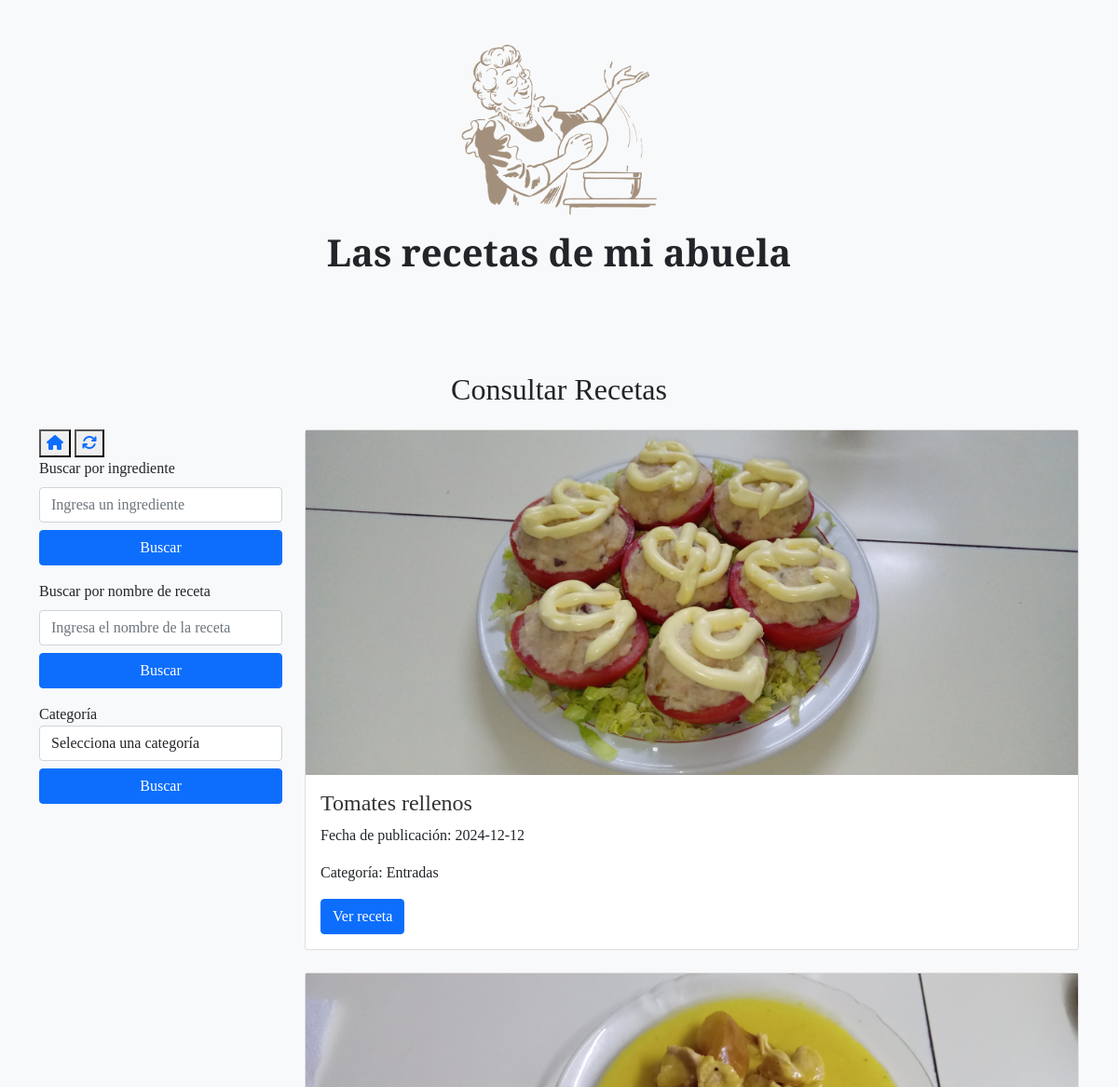
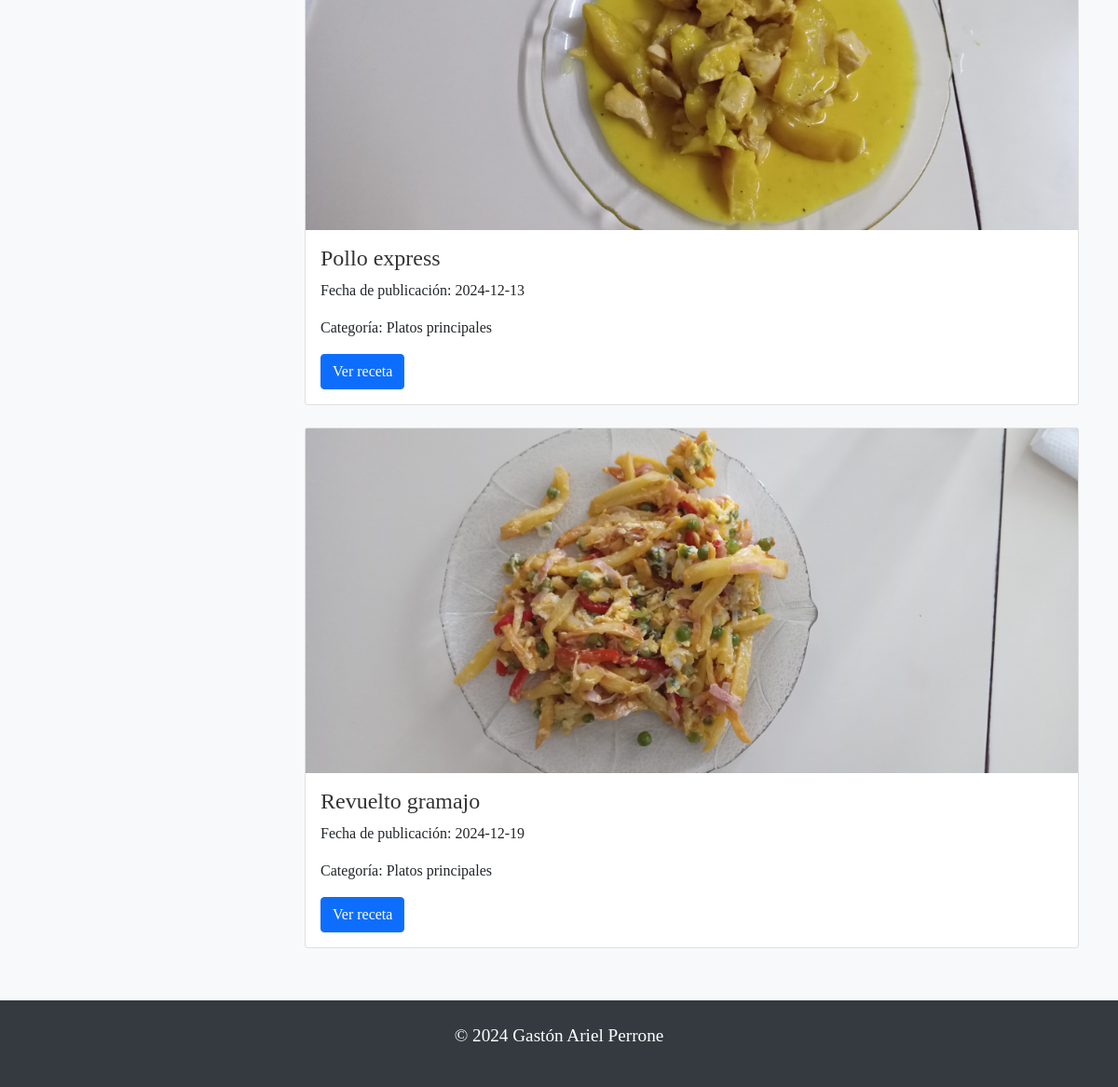
/consultar_recetas, run on the app's committed database (2 pictures, top to bottom).
### modelo_orm.py (models this page shows)
class BaseModel(Model):
    class Meta:
        database = db

class Receta(BaseModel):
    id_receta = AutoField(primary_key=True)
    nombre_receta = CharField()
    imagen_receta = CharField()  # Ruta de la imagen
    ingredientes = CharField()
    preparacion = CharField()
    fecha_publicacion = DateField(default=date.today)  # Fecha automática
    categoria = ForeignKeyField(Categoria, backref='recetas')

class Categoria(BaseModel):
    nombre_categoria = CharField(unique=True)

### modelo_orm.py (the view)
@app.route('/consultar_recetas', methods=['GET'])
def consultar_recetas():
    ingrediente = request.args.get('ingredients')
    nombre_receta = request.args.get('recipeName')
    categoria = request.args.get('category')
    page = int(request.args.get('page', 1))  # Página actual, por defecto la 1
    recetas_por_pagina = 5
    offset = (page - 1) * recetas_por_pagina
    query = Receta.select()
    if ingrediente:
        query = query.where(Receta.ingredientes.contains(ingrediente))
    if nombre_receta:
        query = query.where(Receta.nombre_receta.contains(nombre_receta))
    if categoria:
        query = query.join(Categoria).where(Categoria.nombre_categoria == categoria)
    recetas = list(query.limit(recetas_por_pagina).offset(offset))
    total_recetas = query.count()
    total_paginas = (total_recetas // recetas_por_pagina) + (1 if total_recetas % recetas_por_pagina > 0 else 0)
    categorias = Categoria.select()
    return render_template('Consultar_recetas.html', recetas=recetas, page=page, total_paginas=total_paginas, categorias=categorias)

### templates/Consultar_recetas.html (shortened to what this page needs)
<!DOCTYPE html>
<html lang="es">
<head>
  <link href="https://cdn.jsdelivr.net/npm/bootstrap@5.0.0-beta3/dist/css/bootstrap.min.css" rel="stylesheet" />
  <link href="../static/styles.css" rel="stylesheet" type="text/css" />
</head>
<body>
  <header class="text-center py-5">
    <img alt="Logo de Las recetas de mi abuela" aria-label="Logo de Las recetas de mi abuela" src="../static/abuela_cocina.png" width="210" />
    <h1 class="mt-3">Las recetas de mi abuela</h1>
  </header>
  <main class="container mt-5">
    <h2 class="text-center">Consultar Recetas</h2>
    <div class="row mt-4">
      <div class="col-md-3">
        <button onclick="window.location.href='/';"><i class="fa-solid fa-house" style="color: #0d6efd;"></i></button> <button onclick="window.location.href='consultar_recetas';"><i class="fa-solid fa-arrows-rotate" style="color: #0d6efd;"></i></button>
        <form id="form-buscar-ingrediente" action="{{ url_for('consultar_recetas') }}" method="GET">
          <div class="mb-3">
            <label for="ingredients" class="form-label">Buscar por ingrediente</label>
            <input type="text" class="form-control" id="ingrediente" name="ingredients" placeholder="Ingresa un ingrediente" value="{{ request.args.get('ingredients', '') }}" />
            <button type="submit" class="btn btn-primary mt-2 w-100">Buscar</button>
          </div>
        </form>
        <form id="form-buscar-nombre" action="{{ url_for('consultar_recetas') }}" method="GET">
          <div class="mb-3">
            <label for="recipeName" class="form-label">Buscar por nombre de receta</label>
            <input type="text" class="form-control" id="nombre-receta" name="recipeName" placeholder="Ingresa el nombre de la receta" value="{{ request.args.get('recipeName', '') }}" />
            <button type="submit" class="btn btn-primary mt-2 w-100">Buscar</button>
          </div>
        </form>
        <form id="form-buscar-categoria" action="{{ url_for('consultar_recetas') }}" method="GET">
          <div class="form-group">
            <label for="category">Categoría</label>
            <select class="form-control" id="category" name="category" required>
              <option value="" selected>Selecciona una categoría</option>
            </select>
            <button type="submit" class="btn btn-primary mt-2 w-100">Buscar</button>
          </div>
        </form>
      </div>
      <div class="col-md-9">
        <div id="resultado-recetas">
          {% if recetas %}
            {% for receta in recetas %}
              <div class="card mb-4">
                <img src="{{ url_for('static', filename='uploads/' + receta.imagen_receta) }}" alt="{{ receta.nombre_receta }}">
                <div class="card-body">
                  <h5 class="card-title">{{ receta.nombre_receta }}</h5>
                  <p class="card-text">Fecha de publicación: {{ receta.fecha_publicacion }}</p>
                  <p class="card-text">Categoría: {{ receta.categoria.nombre_categoria }}</p>
                  <a href="{{ url_for('ver_receta', id_receta=receta.id_receta) }}" class="btn btn-primary">Ver receta</a>
                </div>
              </div>
            {% endfor %}
          {% else %}
            <p>¡Lo siento! No encontré ninguna receta.</p>
          {% endif %}
        </div>
      </div>
    </div>
  </main>
  <footer class="text-center py-4">
    <p>&copy; 2024 Gastón Ariel Perrone</p>
  </footer>
</body>
</html>

### static/styles.css (style rules this page uses)
body { font-family: 'Playfair Display', serif; background-color: #f8f9fa; }
h1 { font-size: 2.5rem; font-weight: 700; }
h1, h2, h3, h4, h5, h6, li, button { font-family: 'Playfair Display', serif; }
p { font-size: 1.2rem; }
.btn { font-size: 1rem; }
footer { background-color: #343a40; color: #ffffff; text-align: center; padding: 1rem; margin-top: 2rem; display: flex; justify-content: center; }
p { font-size: 1.2rem; margin-bottom: 1rem; }
img { max-width: 100%; height: auto; }
.card-title { font-size: 1.5rem; color: #333; }
.card-text { font-size: 1rem; line-height: 1.5; }

### data on the page
Receta: imagen_receta (picture), nombre_receta "Tomates rellenos", fecha_publicacion "2024-12-12", categoria.nombre_categoria "Entradas"
Receta: imagen_receta (picture), nombre_receta "Pollo express", fecha_publicacion "2024-12-13", categoria.nombre_categoria "Platos principales"
Receta: imagen_receta (picture), nombre_receta "Revuelto gramajo", fecha_publicacion "2024-12-19", categoria.nombre_categoria "Platos principales"
